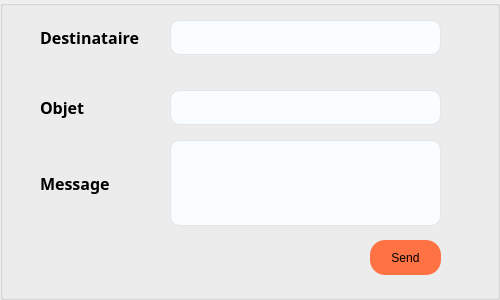
<?xml version="1.0" encoding="UTF-8"?>
<ui version="4.0">
 <class>Email</class>
 <widget class="QDialog" name="Email">
  <property name="geometry">
   <rect>
    <x>0</x>
    <y>0</y>
    <width>500</width>
    <height>300</height>
   </rect>
  </property>
  <property name="windowTitle">
   <string>Dialog</string>
  </property>
  <widget class="QLineEdit" name="subject">
   <property name="geometry">
    <rect>
     <x>170</x>
     <y>90</y>
     <width>271</width>
     <height>35</height>
    </rect>
   </property>
   <property name="font">
    <font>
     <family>Montserrat</family>
     <pointsize>12</pointsize>
    </font>
   </property>
   <property name="styleSheet">
    <string notr="true">#subject{
background-color: #F9FDFF;
border:1px solid rgba(222, 226, 230, 0.8);
padding-left:5px;
border-radius:10px;
color:#585856
}
#subject:focus{
border:1px solid #6568f3;
outline:none;
}
</string>
   </property>
  </widget>
  <widget class="QLabel" name="label_3">
   <property name="geometry">
    <rect>
     <x>40</x>
     <y>140</y>
     <width>101</width>
     <height>86</height>
    </rect>
   </property>
   <property name="font">
    <font>
     <family>Montserrat</family>
     <pointsize>12</pointsize>
     <weight>75</weight>
     <bold>true</bold>
    </font>
   </property>
   <property name="text">
    <string>Message</string>
   </property>
  </widget>
  <widget class="QPlainTextEdit" name="msg">
   <property name="geometry">
    <rect>
     <x>170</x>
     <y>140</y>
     <width>271</width>
     <height>86</height>
    </rect>
   </property>
   <property name="font">
    <font>
     <family>Montserrat</family>
     <pointsize>12</pointsize>
    </font>
   </property>
   <property name="styleSheet">
    <string notr="true">#msg{
background-color: #F9FDFF;
border:1px solid rgba(222, 226, 230, 0.8);
padding-left:5px;
border-radius:10px;
color:#585856
}
#msg:focus{
border:1px solid #6568f3;
outline:none;
}
</string>
   </property>
  </widget>
  <widget class="QLineEdit" name="rcpt">
   <property name="geometry">
    <rect>
     <x>170</x>
     <y>20</y>
     <width>271</width>
     <height>35</height>
    </rect>
   </property>
   <property name="font">
    <font>
     <family>Montserrat</family>
     <pointsize>12</pointsize>
    </font>
   </property>
   <property name="styleSheet">
    <string notr="true">#rcpt{
background-color: #F9FDFF;
border:1px solid rgba(222, 226, 230, 0.8);
padding-left:5px;
border-radius:10px;
color:#585856
ReadOnly(true);
}
#rcpt:focus{
border:1px solid #6568f3;
outline:none;
}
</string>
   </property>
  </widget>
  <widget class="QLabel" name="label_2">
   <property name="geometry">
    <rect>
     <x>40</x>
     <y>90</y>
     <width>71</width>
     <height>35</height>
    </rect>
   </property>
   <property name="font">
    <font>
     <family>Montserrat</family>
     <pointsize>12</pointsize>
     <weight>75</weight>
     <bold>true</bold>
    </font>
   </property>
   <property name="text">
    <string>Objet</string>
   </property>
  </widget>
  <widget class="QPushButton" name="sendMailBtn">
   <property name="geometry">
    <rect>
     <x>370</x>
     <y>240</y>
     <width>71</width>
     <height>35</height>
    </rect>
   </property>
   <property name="cursor">
    <cursorShape>PointingHandCursor</cursorShape>
   </property>
   <property name="styleSheet">
    <string notr="true">QPushButton {
 	background-color: rgb(255, 114, 68);
	border:none;
	border-radius:15px;
}

QPushButton::hover {
  	background-color: rgb(254, 129, 75);
}</string>
   </property>
   <property name="text">
    <string>Send</string>
   </property>
   <property name="icon">
    <iconset>
     <normaloff>:/Resources/client_img/send_icon.png</normaloff>:/Resources/client_img/send_icon.png</iconset>
   </property>
   <property name="iconSize">
    <size>
     <width>17</width>
     <height>17</height>
    </size>
   </property>
  </widget>
  <widget class="QLabel" name="label">
   <property name="geometry">
    <rect>
     <x>40</x>
     <y>20</y>
     <width>111</width>
     <height>35</height>
    </rect>
   </property>
   <property name="font">
    <font>
     <family>Montserrat</family>
     <pointsize>12</pointsize>
     <weight>75</weight>
     <bold>true</bold>
    </font>
   </property>
   <property name="text">
    <string>Destinataire</string>
   </property>
  </widget>
  <widget class="QGroupBox" name="groupBox">
   <property name="geometry">
    <rect>
     <x>0</x>
     <y>0</y>
     <width>500</width>
     <height>300</height>
    </rect>
   </property>
   <property name="styleSheet">
    <string notr="true">
background-image:url(:/Resources/client_img/bg.png);
</string>
   </property>
   <property name="title">
    <string/>
   </property>
  </widget>
  <zorder>groupBox</zorder>
  <zorder>subject</zorder>
  <zorder>label_3</zorder>
  <zorder>msg</zorder>
  <zorder>rcpt</zorder>
  <zorder>label_2</zorder>
  <zorder>sendMailBtn</zorder>
  <zorder>label</zorder>
 </widget>
 <resources/>
 <connections/>
</ui>
